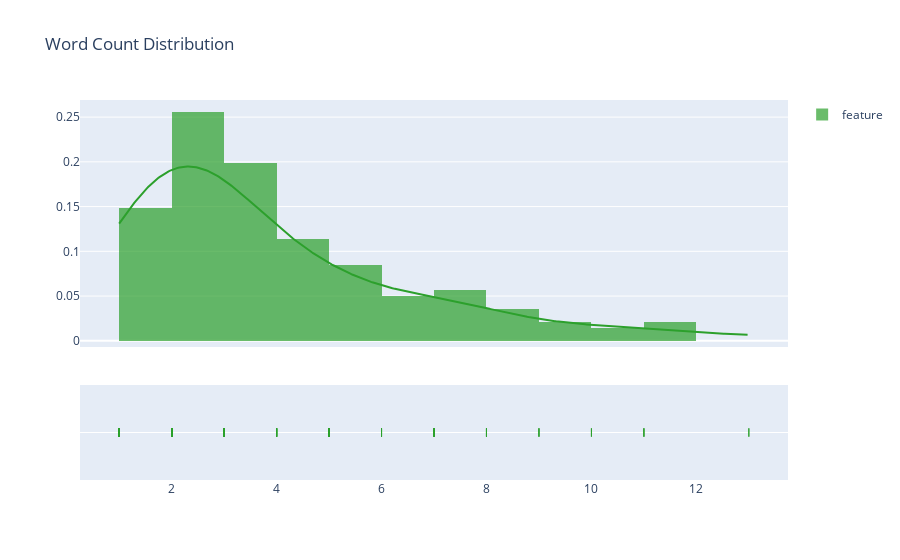
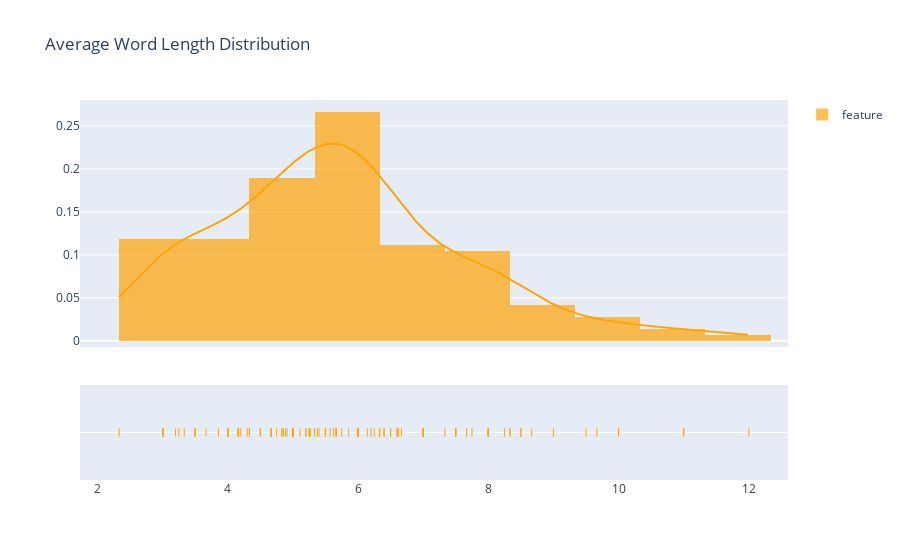

The notebook cell these images were saved under, in order:
### Markdown cell above
#### Now we will analyse the features data. We will start by looking the distribution of case_num.
#### Inspect some feature_text properties like number of words in it and the average word length distributions.

### Code cell
text_len = feature['feature_text'].str.split('-').map(lambda x : len(x))
fig = ff.create_distplot([text_len], ['feature'], colors=['#2ca02c'])
fig.update_layout(title_text='Word Count Distribution')
fig.show()

avg_word_len = feature['feature_text'].str.split('-').apply(lambda x : [len(i) for i in x]).map(lambda x : np.mean(x))
fig = ff.create_distplot([avg_word_len], ['feature'], colors=['#ffa408'])
fig.update_layout(title_text='Average Word Length Distribution')
fig.show()

### Figure 1 — Plotly figure (JSON) as saved in the notebook; plotly's stock layout.template omitted (floating-point values rounded to 4 significant figures; data arrays with more than 128 entries replaced by an {"elided": "..."} marker saying what was removed)
{"data": [{"autobinx": false, "histnorm": "probability density", "legendgroup": "feature", "marker": {"color": "#2ca02c"}, "name": "feature", "opacity": 0.7, "type": "histogram", "x": {"elided": "143 int values"}, "xaxis": "x", "xbins": {"end": 13, "size": 1, "start": 1}, "yaxis": "y"}, {"legendgroup": "feature", "marker": {"color": "#2ca02c"}, "mode": "lines", "name": "feature", "showlegend": false, "type": "scatter", "x": {"elided": "500 float values"}, "xaxis": "x", "y": {"elided": "500 float values"}, "yaxis": "y"}, {"legendgroup": "feature", "marker": {"color": "#2ca02c", "symbol": "line-ns-open"}, "mode": "markers", "name": "feature", "showlegend": false, "type": "scatter", "x": {"elided": "143 int values"}, "xaxis": "x", "y": {"elided": "143 str values"}, "yaxis": "y2"}], "layout": {"barmode": "overlay", "hovermode": "closest", "legend": {"traceorder": "reversed"}, "title": {"text": "Word Count Distribution"}, "xaxis": {"anchor": "y2", "domain": [0, 1], "zeroline": false}, "yaxis": {"anchor": "free", "domain": [0.35, 1], "position": 0}, "yaxis2": {"anchor": "x", "domain": [0, 0.25], "dtick": 1, "showticklabels": false}}}

### Figure 2 — Plotly figure (JSON) as saved in the notebook; plotly's stock layout.template omitted (floating-point values rounded to 4 significant figures; data arrays with more than 128 entries replaced by an {"elided": "..."} marker saying what was removed)
{"data": [{"autobinx": false, "histnorm": "probability density", "legendgroup": "feature", "marker": {"color": "#ffa408"}, "name": "feature", "opacity": 0.7, "type": "histogram", "x": {"elided": "143 float values"}, "xaxis": "x", "xbins": {"end": 12, "size": 1, "start": 2.333}, "yaxis": "y"}, {"legendgroup": "feature", "marker": {"color": "#ffa408"}, "mode": "lines", "name": "feature", "showlegend": false, "type": "scatter", "x": {"elided": "500 float values"}, "xaxis": "x", "y": {"elided": "500 float values"}, "yaxis": "y"}, {"legendgroup": "feature", "marker": {"color": "#ffa408", "symbol": "line-ns-open"}, "mode": "markers", "name": "feature", "showlegend": false, "type": "scatter", "x": {"elided": "143 float values"}, "xaxis": "x", "y": {"elided": "143 str values"}, "yaxis": "y2"}], "layout": {"barmode": "overlay", "hovermode": "closest", "legend": {"traceorder": "reversed"}, "title": {"text": "Average Word Length Distribution"}, "xaxis": {"anchor": "y2", "domain": [0, 1], "zeroline": false}, "yaxis": {"anchor": "free", "domain": [0.35, 1], "position": 0}, "yaxis2": {"anchor": "x", "domain": [0, 0.25], "dtick": 1, "showticklabels": false}}}
